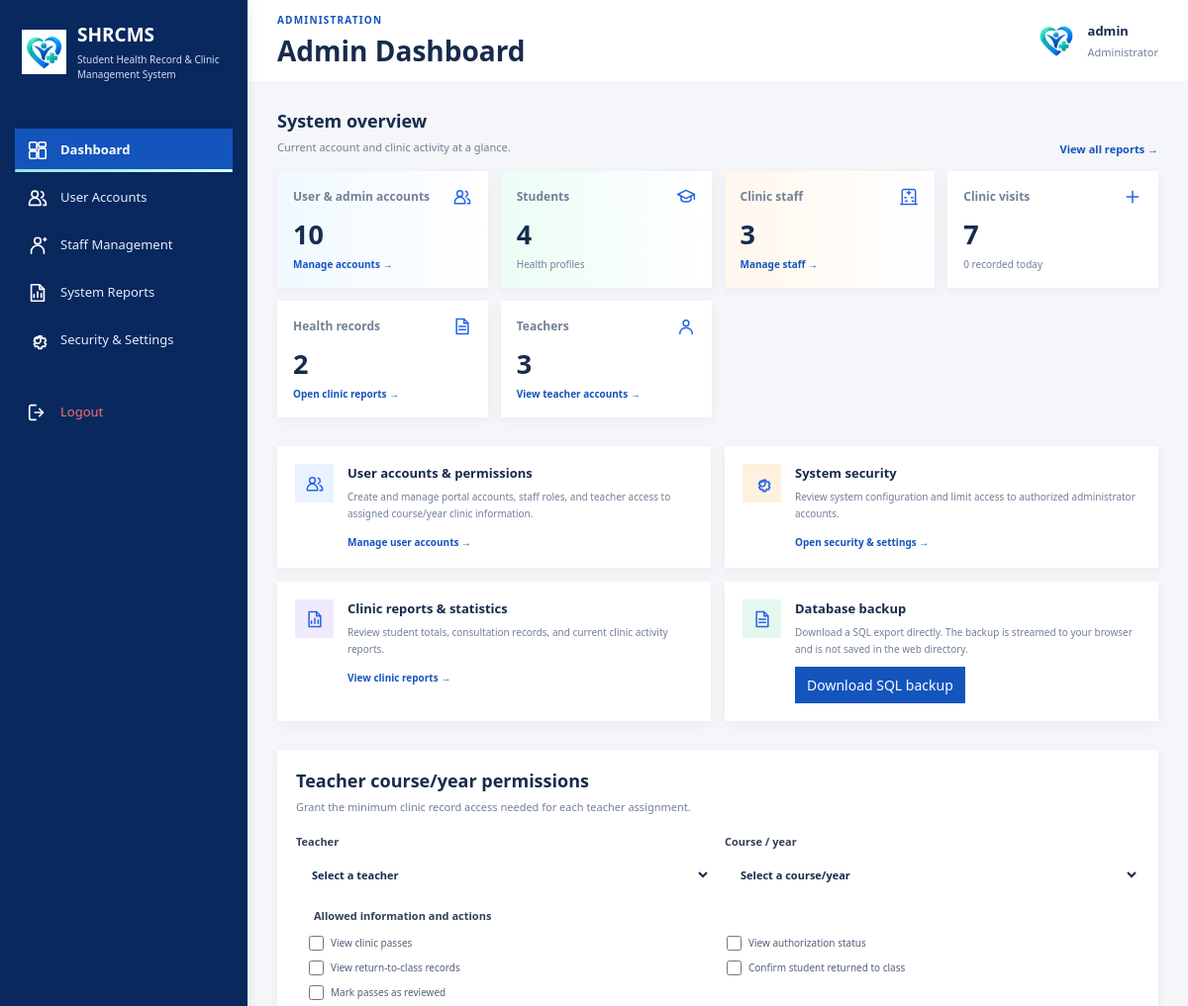
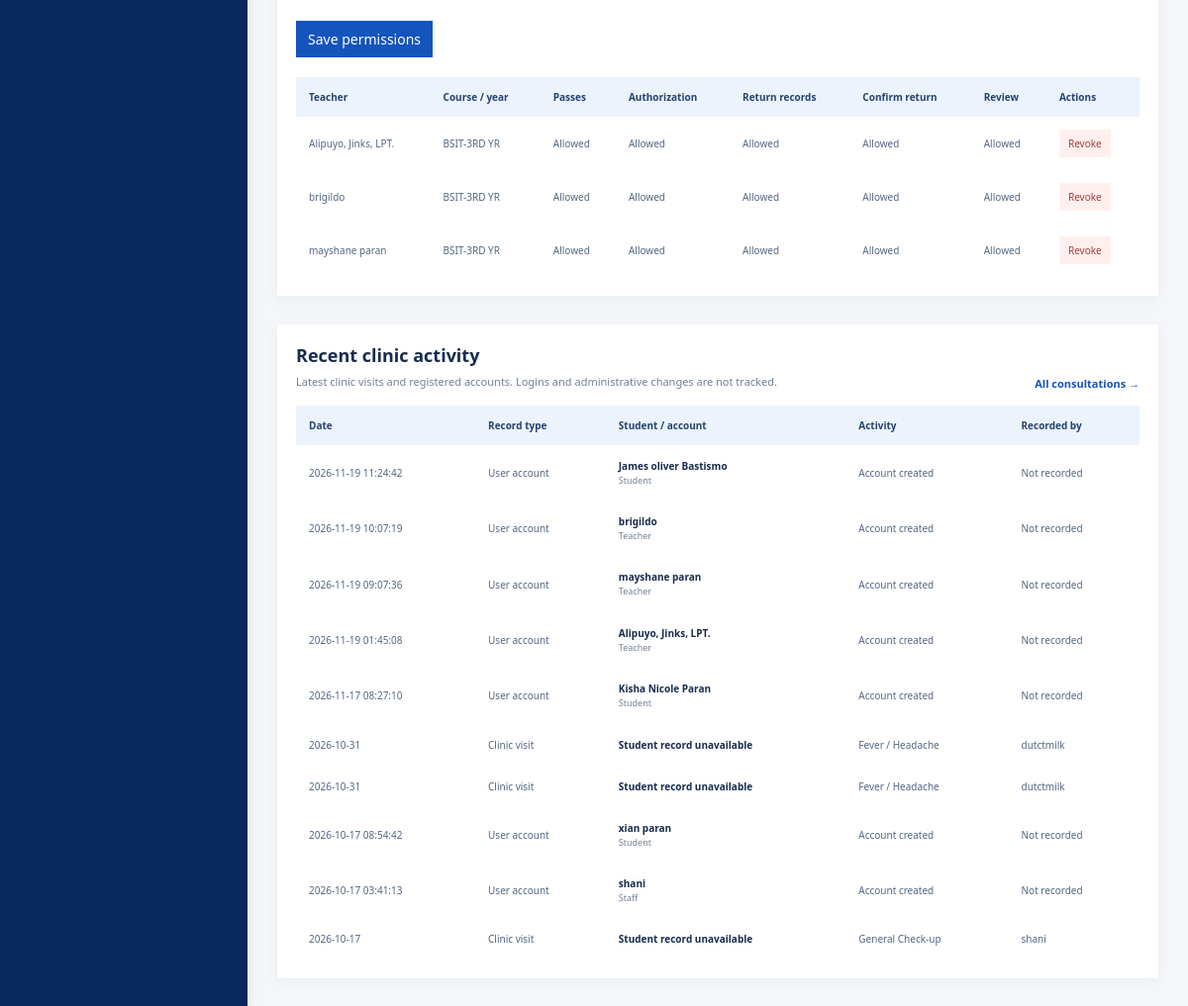
Screenshot of /php/Admin_Dashboard/admin_dashboard.php (signed in) with the database file from the repository (2 pictures, top to bottom).
### tables this page shows
CREATE TABLE `teacher_course_assignments` (
  `id` int NOT NULL,
  `teacher_id` int NOT NULL,
  `course_year` varchar(50) NOT NULL,
  `can_view_passes` tinyint(1) NOT NULL DEFAULT '0',
  `can_view_authorization` tinyint(1) NOT NULL DEFAULT '0',
  `can_view_return_records` tinyint(1) NOT NULL DEFAULT '0',
  `can_confirm_returns` tinyint(1) NOT NULL DEFAULT '0',
  `can_review` tinyint(1) NOT NULL DEFAULT '0',
  `created_at` timestamp NOT NULL DEFAULT CURRENT_TIMESTAMP
);

CREATE TABLE `staff` (
  `id` int NOT NULL,
  `staff_id_no` varchar(50) DEFAULT NULL,
  `password` varchar(255) DEFAULT NULL,
  `fullname` varchar(100) NOT NULL,
  `role` varchar(50) NOT NULL,
  `email` varchar(100) DEFAULT NULL,
  `id_document` varchar(255) DEFAULT NULL,
  `created_at` timestamp NOT NULL DEFAULT CURRENT_TIMESTAMP
);

CREATE TABLE `users` (
  `id` int NOT NULL,
  `name` varchar(100) NOT NULL,
  `email` varchar(100) DEFAULT NULL,
  `role` varchar(50) DEFAULT 'User',
  `password` varchar(255) NOT NULL,
  `status` varchar(20) DEFAULT 'Active',
  `created_at` timestamp NOT NULL DEFAULT CURRENT_TIMESTAMP,
  `student_id_no` varchar(50) DEFAULT NULL
);

### php/Admin_Dashboard/admin_dashboard.php (the view, shortened to what the rows shown need)
<?php
require_once __DIR__ . '/../db.php';
$conn->set_charset('utf8mb4');
function e($value): string
{
    return htmlspecialchars((string)($value ?? ''), ENT_QUOTES, 'UTF-8');
}
$teacherPermissionTablesReady = false;
$recentActivity = [];
$teachers = [];
$courseYears = [];
$teacherAssignments = [];
try {
    $activityResult = $conn->query(
        'SELECT c.consultation_date AS activity_date,
                c.reason AS activity,
                c.staff_name AS actor,
                s.fullname AS student_name,
                s.student_id_no
         FROM consultations c
         LEFT JOIN students s
           ON s.student_id_no COLLATE utf8mb4_unicode_ci =
              c.student_id COLLATE utf8mb4_unicode_ci
           OR CAST(s.id AS CHAR) COLLATE utf8mb4_unicode_ci =
              c.student_id COLLATE utf8mb4_unicode_ci
         ORDER BY c.consultation_date DESC, c.id DESC
         LIMIT 8'
    );
    while ($row = $activityResult->fetch_assoc()) {
        $row['activity_type'] = 'Clinic visit';
        $recentActivity[] = $row;
    }
    $accountActivityResult = $conn->query(
        'SELECT created_at AS activity_date, name, role
         FROM users
         ORDER BY created_at DESC, id DESC
         LIMIT 8'
    );
    while ($row = $accountActivityResult->fetch_assoc()) {
        $recentActivity[] = [
            'activity_date' => $row['activity_date'],
            'activity' => 'Account created',
            'actor' => 'Not recorded',
            'student_name' => $row['name'],
            'student_id_no' => $row['role'],
            'activity_type' => 'User account',
        ];
    }
    usort($recentActivity, static function (array $first, array $second): int {
        return strtotime((string)$second['activity_date'])
            <=> strtotime((string)$first['activity_date']);
    });
    $recentActivity = array_slice($recentActivity, 0, 10);
    $teacherAccountResult = $conn->query(
        'SELECT id, teacher_id_no, fullname, email, password
         FROM teachers
         WHERE LOWER(TRIM(status)) = \'active\''
    );
    while ($teacherAccount = $teacherAccountResult->fetch_assoc()) {
        $teacherEmail = trim((string)($teacherAccount['email'] ?? ''));
        $teacherName = (string)$teacherAccount['fullname'];
        $mirrorLookup = $conn->prepare(
            'SELECT id FROM staff
             WHERE LOWER(TRIM(role)) = \'teacher\'
               AND (
                    (? <> \'\' AND LOWER(TRIM(email)) = LOWER(TRIM(?)))
                    OR LOWER(TRIM(fullname)) = LOWER(TRIM(?))
               )
             LIMIT 1'
        );
        $mirrorLookup->bind_param('sss', $teacherEmail, $teacherEmail, $teacherName);
        $mirrorLookup->execute();
        $mirrorRow = $mirrorLookup->get_result()->fetch_assoc();
        $staffId = (int)($mirrorRow['id'] ?? 0);
        $teachers[] = [
            'id' => $staffId,
            'fullname' => $teacherName,
            'teacher_id_no' => (string)$teacherAccount['teacher_id_no'],
            'role' => 'Teacher',
        ];
    }
    $courseYearsResult = $conn->query(
        "SELECT DISTINCT course_year FROM students
         WHERE course_year IS NOT NULL AND TRIM(course_year) <> ''
         ORDER BY course_year"
    );
    while ($row = $courseYearsResult->fetch_assoc()) {
        $courseYears[] = $row['course_year'];
    }
    $teacherPermissionTablesReady = true;
    if ($teacherPermissionTablesReady) {
        $assignmentResult = $conn->query(
            'SELECT a.id, a.teacher_id, a.course_year,
                    a.can_view_passes, a.can_view_authorization,
                    a.can_view_return_records, a.can_confirm_returns, a.can_review,
                    s.fullname
             FROM teacher_course_assignments a
             INNER JOIN staff s ON s.id = a.teacher_id
             ORDER BY s.fullname, a.course_year'
        );
        while ($row = $assignmentResult->fetch_assoc()) {
            $teacherAssignments[] = $row;
        }
    }
} catch (mysqli_sql_exception $exception) {
    error_log('Admin dashboard query failed: ' . $exception->getMessage());
    $dashboardError = 'Some dashboard information could not be loaded. Check the database setup and try again.';
}
?>
<!DOCTYPE html>
<html lang="en">
<head>
    <link rel="stylesheet" href="../../css/style.css?v=20261114-icons">
    <link rel="stylesheet" href="../../css/admin-dashboard.css?v=20261117-admin-operations">
</head>
<body class="admin-dashboard-body">
    <main class="admin-main-content">
        <header class="admin-header-bar">
            <div>
                <h1>Admin Dashboard</h1>
            </div>
        </header>
        <div class="admin-dashboard-container">
            <section aria-labelledby="overview-heading">
                <div class="admin-dashboard-section-heading">
                    <div>
                        <h2 id="overview-heading">System overview</h2>
                    </div>
                </div>
            </section>
            <section class="admin-permissions-panel" aria-labelledby="teacher-permissions-heading">
                <div class="admin-dashboard-section-heading">
                    <div>
                        <h2 id="teacher-permissions-heading">Teacher course/year permissions</h2>
                    </div>
                </div>
                <?php if (!$teacherPermissionTablesReady): ?>
                    <div class="admin-setup-notice" role="status">
                        Teacher permission storage is not installed yet. Import the teacher dashboard tables from the project SQL file before assigning access.
                    </div>
                <?php elseif (!$teachers): ?>
                    <div class="admin-setup-notice" role="status">
                        No active teacher accounts were found. Add a Teacher account in User Accounts before assigning clinic access.
                    </div>
                <?php else: ?>
                    <?php if ($teacherAssignments): ?>
                        <div class="admin-table-wrap">
                            <table class="admin-permissions-table">
                                <thead>
                                    <tr>
                                        <th scope="col">Teacher</th>
                                        <th scope="col">Course / year</th>
                                        <th scope="col">Passes</th>
                                        <th scope="col">Authorization</th>
                                        <th scope="col">Return records</th>
                                        <th scope="col">Confirm return</th>
                                        <th scope="col">Review</th>
                                        <th scope="col">Actions</th>
                                    </tr>
                                </thead>
                                <tbody>
                                    <?php foreach ($teacherAssignments as $assignment): ?>
                                        <tr>
                                            <td><?= e($assignment['fullname']) ?></td>
                                            <td><?= e($assignment['course_year']) ?></td>
                                            <td><?= (int)$assignment['can_view_passes'] ? 'Allowed' : '—' ?></td>
                                            <td><?= (int)$assignment['can_view_authorization'] ? 'Allowed' : '—' ?></td>
                                            <td><?= (int)$assignment['can_view_return_records'] ? 'Allowed' : '—' ?></td>
                                            <td><?= (int)$assignment['can_confirm_returns'] ? 'Allowed' : '—' ?></td>
                                            <td><?= (int)$assignment['can_review'] ? 'Allowed' : '—' ?></td>
                                            <td>
                                                <form method="post" class="admin-revoke-form"
                                                      onsubmit="return confirm('Revoke this teacher course/year assignment?');">
                                                    <button type="submit" class="admin-revoke-button">Revoke</button>
                                                </form>
                                            </td>
                                        </tr>
                                    <?php endforeach; ?>
                                </tbody>
                            </table>
                        </div>
                    <?php endif; ?>
                <?php endif; ?>
            </section>
            <section class="admin-activity-panel" aria-labelledby="activity-heading">
                <div class="admin-dashboard-section-heading">
                    <div>
                        <h2 id="activity-heading">Recent clinic activity</h2>
                    </div>
                </div>
                <div class="admin-table-wrap">
                    <table class="admin-activity-table">
                        <thead>
                            <tr>
                                <th scope="col">Date</th>
                                <th scope="col">Record type</th>
                                <th scope="col">Student / account</th>
                                <th scope="col">Activity</th>
                                <th scope="col">Recorded by</th>
                            </tr>
                        </thead>
                        <tbody>
                            <?php if (!$recentActivity): ?>
                                <tr><td colspan="5" class="admin-empty-row">No recent clinic or account activity is available.</td></tr>
                            <?php else: ?>
                                <?php foreach ($recentActivity as $activity): ?>
                                    <tr>
                                        <td><?= e($activity['activity_date']) ?></td>
                                        <td><?= e($activity['activity_type']) ?></td>
                                        <td>
                                            <strong><?= e($activity['student_name'] ?: 'Student record unavailable') ?></strong>
                                            <?php if (!empty($activity['student_id_no'])): ?>
                                                <small><?= e($activity['student_id_no']) ?></small>
                                            <?php endif; ?>
                                        </td>
                                        <td><?= e($activity['activity'] ?: 'Clinic consultation') ?></td>
                                        <td><?= e($activity['actor'] ?: 'Not recorded') ?></td>
                                    </tr>
                                <?php endforeach; ?>
                            <?php endif; ?>
                        </tbody>
                    </table>
                </div>
            </section>
        </div>
    </main>
</body>
</html>

### rows the page displays
teacher_course_assignments: teacher.fullname "Alipuyo, Jinks, LPT.", course_year "BSIT-3RD YR", can_view_passes "Allowed", can_view_authorization "Allowed", can_view_return_records "Allowed", can_confirm_returns "Allowed", can_review "Allowed"
teacher_course_assignments: teacher.fullname "brigildo", course_year "BSIT-3RD YR", can_view_passes "Allowed", can_view_authorization "Allowed", can_view_return_records "Allowed", can_confirm_returns "Allowed", can_review "Allowed"
teacher_course_assignments: teacher.fullname "mayshane paran", course_year "BSIT-3RD YR", can_view_passes "Allowed", can_view_authorization "Allowed", can_view_return_records "Allowed", can_confirm_returns "Allowed", can_review "Allowed"
users: created_at "2026-11-19 11:24:42", activity_type "User account", name "James oliver Bastismo", role "Student", activity "Account created", actor "Not recorded"
users: created_at "2026-11-19 10:07:19", activity_type "User account", name "brigildo", role "Teacher", activity "Account created", actor "Not recorded"
users: created_at "2026-11-19 09:07:36", activity_type "User account", name "mayshane paran", role "Teacher", activity "Account created", actor "Not recorded"
users: created_at "2026-11-19 01:45:08", activity_type "User account", name "Alipuyo, Jinks, LPT.", role "Teacher", activity "Account created", actor "Not recorded"
users: created_at "2026-11-17 08:27:10", activity_type "User account", name "Kisha Nicole Paran", role "Student", activity "Account created", actor "Not recorded"
users: created_at "2026-10-17 08:54:42", activity_type "User account", name "xian paran", role "Student", activity "Account created", actor "Not recorded"
users: created_at "2026-10-17 03:41:13", activity_type "User account", name "shani", role "Staff", activity "Account created", actor "Not recorded"

### other values shown
$username "admin"
$stats['accounts'] "10"
$stats['students'] "4"
$stats['staff'] "3"
$stats['consultations'] "7"
$stats['today_consultations'] "0"
$stats['health_records'] "2"
$stats['teachers'] "3"
$activity['activity_date'] "2026-10-31"
$activity['activity_type'] "Clinic visit"
$activity['student_name'] ?: 'Student record unavailable' "Student record unavailable"
$activity['activity'] ?: 'Clinic consultation' "Fever / Headache"
$activity['actor'] ?: 'Not recorded' "dutctmilk"
$activity['activity_date'] "2026-10-17"
$activity['activity'] ?: 'Clinic consultation' "General Check-up"
